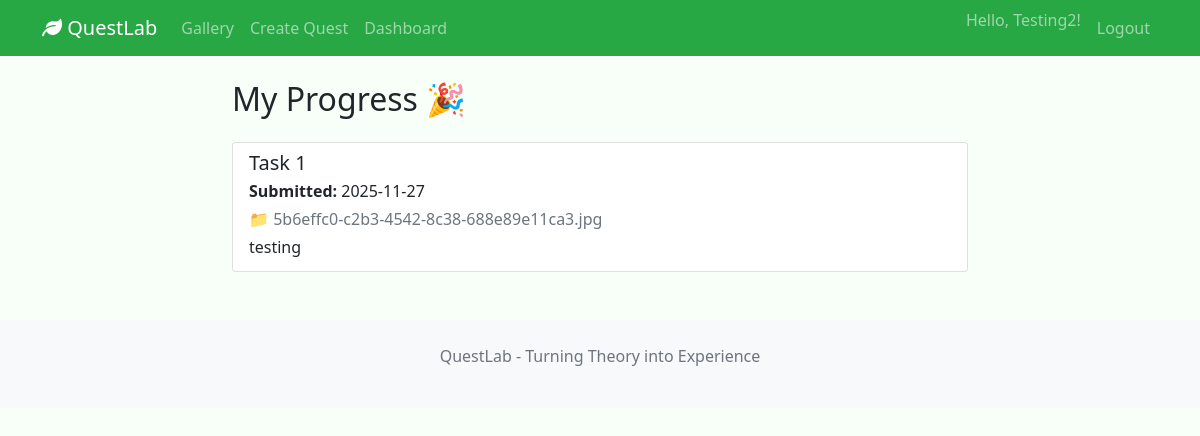
/dashboard (signed in), run on the app's committed database.
### app/models/user.py (models this page shows, shortened)
class User(db.Model, UserMixin):
    __tablename__ = 'users'
    id = db.Column(db.Integer, primary_key=True)
    username = db.Column(db.String(80), unique=True, nullable=False)
    email = db.Column(db.String(120), unique=True, nullable=False)
    password_hash = db.Column(db.String(128), nullable=False)
    role = db.Column(db.String(20), nullable=False, default='learner')
    submissions = db.relationship('Submission', backref='user', lazy=True)

### app/models/submission.py (models this page shows, shortened)
class Submission(db.Model):
    __tablename__ = 'submissions'
    id = db.Column(db.String(36), primary_key=True, default=lambda: str(uuid.uuid4()))
    quest_id = db.Column(db.String(36), nullable=False)
    task_id = db.Column(db.String(36), nullable=False)
    media_filename = db.Column(db.String(255))
    reflection_text = db.Column(db.Text)
    submitted_at = db.Column(db.DateTime, default=datetime.utcnow)
    user_id = db.Column(db.Integer, db.ForeignKey('users.id'), nullable=True)

### app/routes/submission_routes.py (the view)
@submission_bp.route('/dashboard')
@login_required
def dashboard():
    submissions = SubmissionService.get_submissions_by_user(current_user.id)
    current_app.logger.info("dashboard.view user_id=%s submissions=%s", current_user.id, len(submissions))
    return render_template('dashboard.html', submissions=submissions)

### app/services/submission_service.py (called while the page is built)
    @staticmethod
    def get_submissions_by_user(user_id):
        return Submission.query.filter_by(user_id=user_id).all()

### app/utils/logging.py (called while the page is built)
    def filter(self, record: logging.LogRecord) -> bool:
        if has_request_context():
            record.ip = request.remote_addr or "unknown"
            record.user_agent = (request.user_agent.string or "").replace("\n", " ")
            record.method = request.method
            record.path = request.path
            record.req_id = getattr(g, "request_id", None)
        else:
            record.ip = None
            record.user_agent = None
            record.method = None
            record.path = None
            record.req_id = None
        return True

    def format(self, record: logging.LogRecord) -> str:
        base = {
            "ts": datetime.now(timezone.utc).isoformat(),
            "level": record.levelname,
            "logger": record.name,
            "message": record.getMessage(),
            "ip": getattr(record, "ip", None),
            "user_agent": getattr(record, "user_agent", None),
            "method": getattr(record, "method", None),
            "path": getattr(record, "path", None),
            "req_id": getattr(record, "req_id", None),
        }
        if record.exc_info:
            base["exc_info"] = self.formatException(record.exc_info)
        return json.dumps(base, ensure_ascii=False)

### app/templates/dashboard.html
{% extends "base.html" %}
{% block content %}
<div class="row justify-content-center mt-4">
  <div class="col-md-8">
    <h2 class="mb-4">My Progress <span aria-label="party popper" role="img">🎉</span></h2>
    {% if submissions %}
      <ul class="list-group">
        {% for submission in submissions %}
          <li class="list-group-item">
            <div class="d-flex justify-content-between align-items-start">
              <div>
                <h5 class="mb-1">Task {{ loop.index }}</h5>
                <p class="mb-1"><strong>Submitted:</strong> {{ submission.submitted_at.strftime('%Y-%m-%d') }}</p>
                {% if submission.media_filename %}
                  <p class="mb-1 text-muted">📁 {{ submission.media_filename }}</p>
                {% endif %}
                <p class="mb-1">{{ submission.reflection_text }}</p>
              </div>
            </div>
          </li>
        {% endfor %}
      </ul>
    {% else %}
      <div class="alert alert-info">You haven't submitted any tasks yet. Start a quest to see your progress here!</div>
    {% endif %}
  </div>
</div>
{% endblock %}

### app/templates/base.html (shortened to what this page needs)
<!DOCTYPE html>
<html lang="en">
  <head>
    <link
      href="https://cdn.jsdelivr.net/npm/bootstrap@5.1.3/dist/css/bootstrap.min.css"
      rel="stylesheet"
    />
    <link
      href="https://cdnjs.cloudflare.com/ajax/libs/font-awesome/6.0.0/css/all.min.css"
      rel="stylesheet"
    />
  </head>
  <body>
    <nav class="navbar navbar-expand-lg navbar-dark bg-success">
      <div class="container">
        <a class="navbar-brand" href="{{ url_for('quest.gallery') }}">
          <i class="fas fa-leaf"></i> QuestLab
        </a>
        <div class="collapse navbar-collapse" id="navbarNav">
          <ul class="navbar-nav me-auto mb-2 mb-lg-0">
            <li class="nav-item">
              <a class="nav-link" href="{{ url_for('quest.gallery') }}"
                >Gallery</a
              >
            </li>
            {% if current_user.is_authenticated and current_user.role in
            ['educator', 'both'] %}
            <li class="nav-item">
              <a class="nav-link" href="{{ url_for('quest.create_quest') }}"
                >Create Quest</a
              >
            </li>
            {% endif %} {% if current_user.is_authenticated %}
            <li class="nav-item">
              <a class="nav-link" href="{{ url_for('submission.dashboard') }}"
                >Dashboard</a
              >
            </li>
            {% endif %}
          </ul>
          <ul class="navbar-nav">
            {% if current_user.is_authenticated %}
            <li class="nav-item">
              <span class="navbar-text me-2"
                >Hello, {{ current_user.username }}!</span
              >
            </li>
            <li class="nav-item">
              <a class="nav-link" href="{{ url_for('auth.logout') }}">Logout</a>
            </li>
            {% endif %}
          </ul>
        </div>
      </div>
    </nav>
    <main class="container mt-4">
       {% block content %}{% endblock %}
    </main>
    <footer class="bg-light mt-5 py-4">
      <div class="container text-center">
        <p class="text-muted">QuestLab - Turning Theory into Experience</p>
      </div>
    </footer>
  </body>
</html>

### app/templates/base.html (style rules this page uses)
:root { --bs-primary: #28a745; --bs-secondary: #198754; }
body { background-color: #f8fff8; }
.navbar { background-color: var(--bs-primary) !important; }

### data on the page
User: username "Testing2"
Submission: submitted_at "2025-11-27", media_filename "5b6effc0-c2b3-4542-8c38-688e89e11ca3.jpg", reflection_text "testing"
